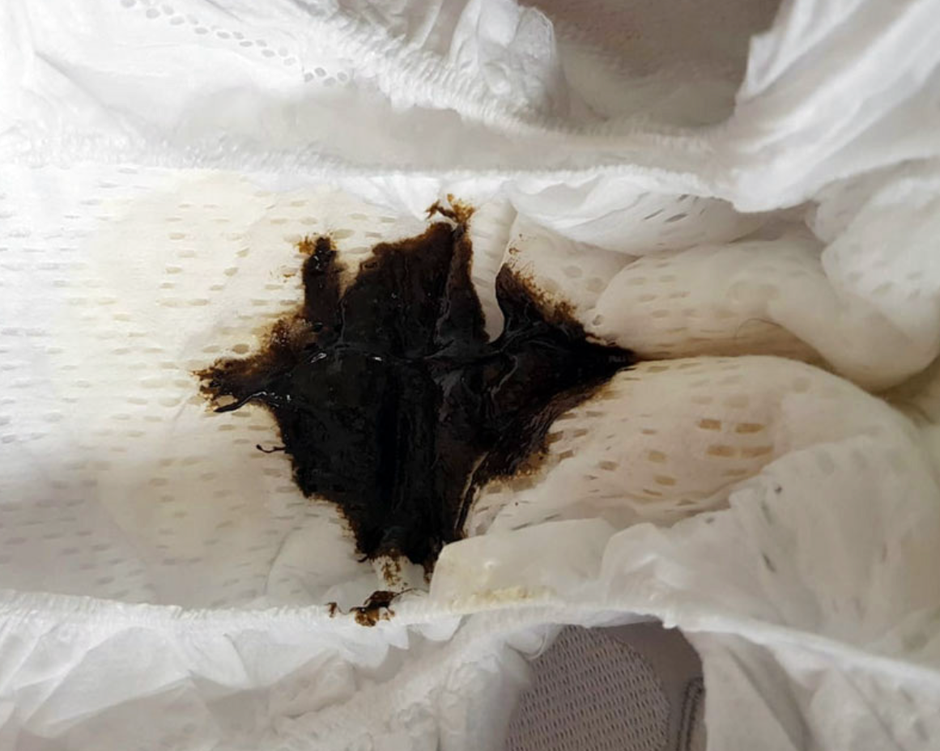
#> input picture data/11.png, 940 x 751 px, shrunk from 1161 x 928 before the run
$ python Image_colorHistogram.py
#> lines starting #> are read from the running program, lines starting #| are printed output that depends on the picture
import cv2
from matplotlib import pyplot as plt

# 이미지 불러오기
image = cv2.imread('../data/11.png')  # 'your_image.jpg'를 원하는 이미지 경로로 바꿔주세요.
#> image is the input picture: shape (751, 940, 3); mean B, G, R 148.2, 157.1, 163.5

# BGR 색상 채널을 RGB로 변환
image_rgb = cv2.cvtColor(image, cv2.COLOR_BGR2RGB)

# 각 색상 채널에 대한 히스토그램 계산
color = ('b', 'g', 'r')
for i, col in enumerate(color):
    histr = cv2.calcHist([image_rgb], [i], None, [256], [0, 256])
    plt.plot(histr, color=col)
    plt.xlim([0, 256])

plt.title('Color Histogram')
plt.xlabel('Pixel Intensity')
plt.ylabel('Frequency')
plt.show()
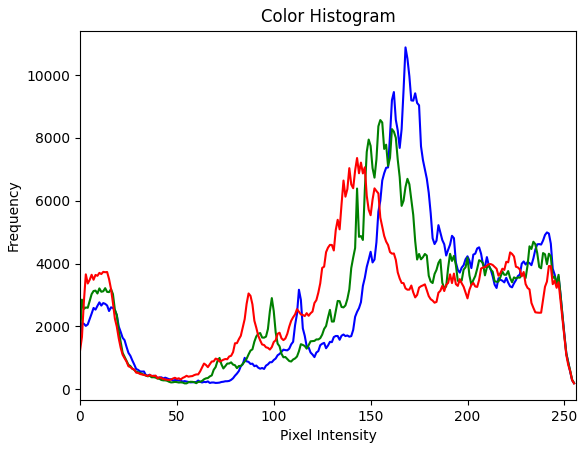
#> figure drawn by matplotlib, 1 panel; curve peaks at x = 168, y = 10883; curve peaks at x = 155, y = 8570; curve peaks at x = 143, y = 7361

$ run again, with data/1.png copied over data/11.png
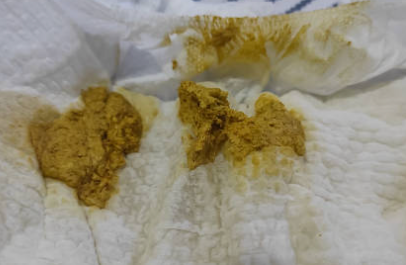
#> input picture data/1.png, 406 x 265 px
#> image is the input picture: shape (265, 406, 3); mean B, G, R 122.9, 144.1, 151.4
#> `plt.show()`:
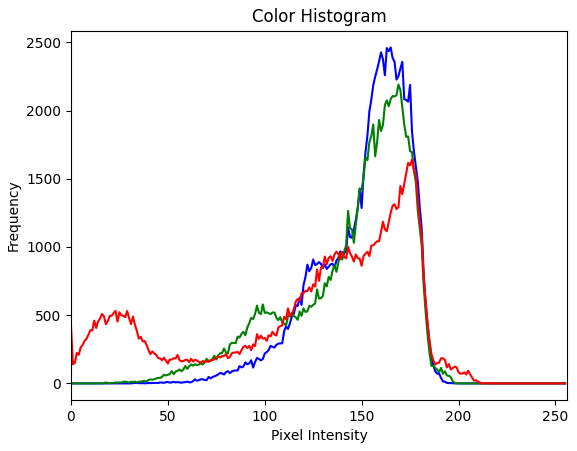
#> figure drawn by matplotlib, 1 panel; curve peaks at x = 165, y = 2463; curve peaks at x = 169, y = 2190; curve peaks at x = 176, y = 1641

$ run again, with data/10.png copied over data/11.png
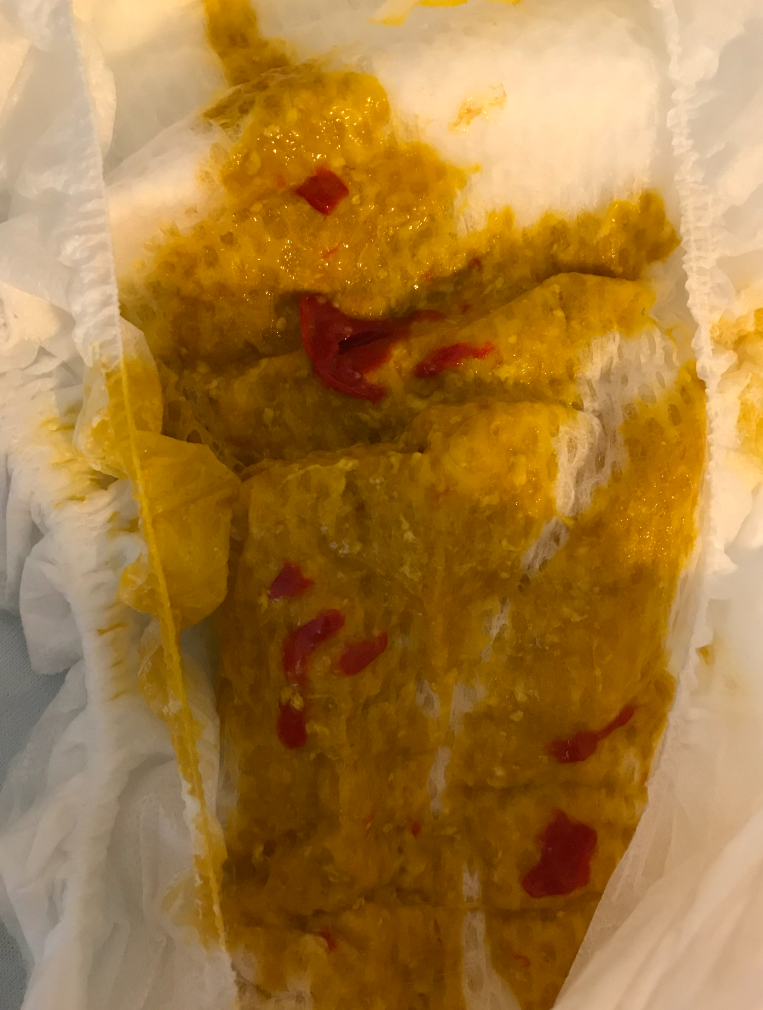
#> input picture data/10.png, 763 x 1010 px
#> image is the input picture: shape (1010, 763, 3); mean B, G, R 60.2, 122.2, 165.5
#> `plt.show()`:
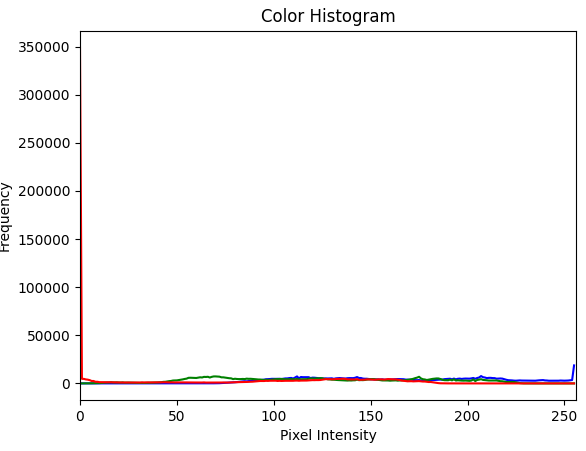
#> figure drawn by matplotlib, 1 panel; curve peaks at x = 255, y = 18706; curve peaks at x = 70, y = 7249; curve peaks at x = 0, y = 349121

$ run again, with data/12.png copied over data/11.png
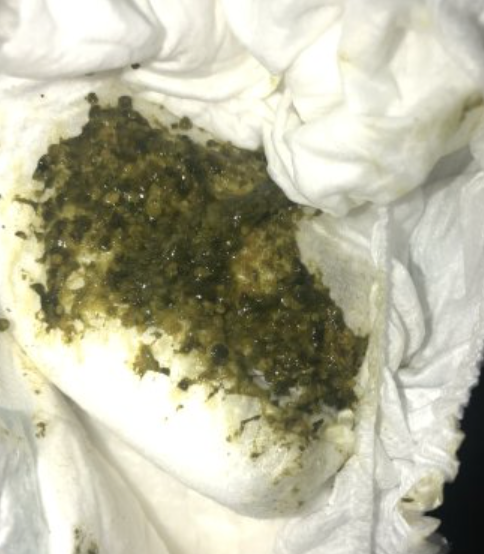
#> input picture data/12.png, 484 x 554 px
#> image is the input picture: shape (554, 484, 3); mean B, G, R 158.8, 181.1, 182.9
#> `plt.show()`:
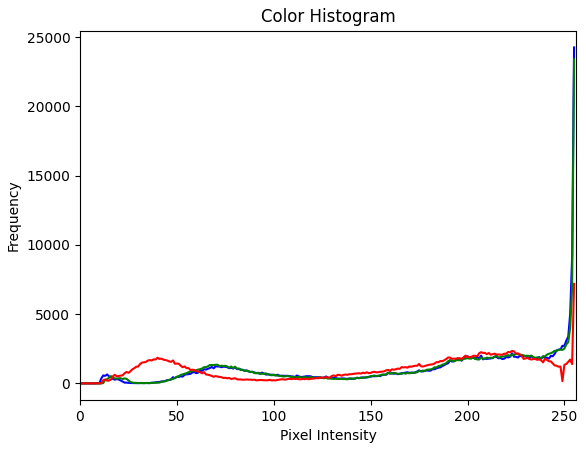
#> figure drawn by matplotlib, 1 panel; curve peaks at x = 255, y = 24260; curve peaks at x = 255, y = 23397; curve peaks at x = 255, y = 7184
